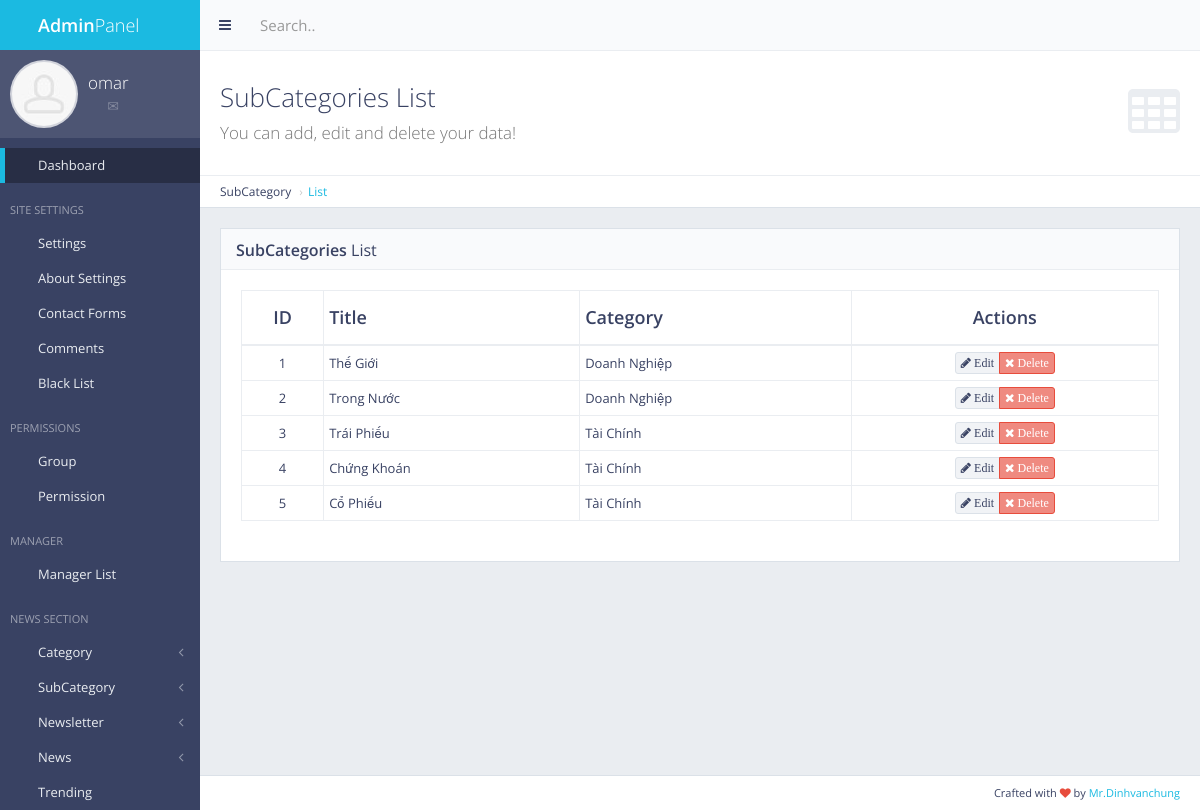
The page /panel/subcategory/list/ (signed in) on the database its author committed.
### subcat/models.py (models this page shows, shortened)
class SubCat(models.Model):
    name = models.CharField(max_length=255)
    catname = models.CharField(max_length=255)  # main category name
    catid = models.IntegerField()

### subcat/views.py (the view)
# urls.py: url(r'^panel/subcategory/list/$', views.subcat_list, name='subcat_list'),   ## Admin Panel Subcategory List
def subcat_list(request):
    if not request.user.is_authenticated:
        return redirect('mylogin')
    subcat = SubCat.objects.all()
    return render(request, 'back/subcat_list.html', {'subcat':subcat})

### main/templatetags/extra_auth.py (called while the page is built)
@register.filter(name='has_group')
def has_group(user, group_name):
    return user.groups.filter(name=group_name).exists()

### main/templates/back/subcat_list.html (shortened to what this page needs)
{% extends 'back/master.html' %}
{% load static %}
{% block mainblock %}
<div class="content-header">
    <div class="header-section">
        <h1>
            <i class="fa fa-table"></i>SubCategories List<br><small>You can add, edit and delete your data!</small>
        </h1>
    </div>
</div>
<ul class="breadcrumb breadcrumb-top">
    <li>SubCategory</li>
    <li><a href="/panel/subcategory/list/">List</a></li>
</ul>
<div class="block full">
    <div class="block-title">
        <h2><strong>SubCategories</strong> List</h2>
    </div>
    <div class="table-responsive">
        <table id="example-datatable" class="table table-vcenter table-condensed table-bordered">
            <thead>
                <tr>
                    <th class="text-center">ID</th>
                    <th>Title</th>
                    <th>Category</th>
                    <th class="text-center">Actions</th>
                </tr>
            </thead>
            <tbody>
                {% for cc in subcat %}
                <tr>
                    <td class="text-center">{{ cc.pk }}</td>
                    <td>{{ cc.name }}</td>
                    <td>{{ cc.catname }}</td>
                    <td class="text-center">
                        <div class="btn-group">
                            <a href="javascript:void(0)" data-toggle="tooltip" title="Edit" class="btn btn-xs btn-default"><i class="fa fa-pencil"> Edit</i></a>
                            <a href="{% url 'news_delete' pk=cc.pk %}" data-toggle="tooltip" title="Delete" class="btn btn-xs btn-danger"><i class="fa fa-times"> Delete</i></a>
                        </div>
                    </td>
                </tr>
                {% endfor %}
            </tbody>
        </table>
    </div>
</div>
{% endblock %}

### main/templates/back/master.html (shortened to what this page needs)
{% load static %}
{% load extra_auth %}
{% if user.is_authenticated %}
<!DOCTYPE html>
 <html class="no-js" lang="en">
    <head>
        <link rel="stylesheet" href="{% static 'back/css/bootstrap.min.css' %}">
        <link rel="stylesheet" href="{% static 'back/css/plugins.css' %}">
        <link rel="stylesheet" href="{% static 'back/css/main.css' %}">
        <link rel="stylesheet" href="{% static 'back/css/themes.css' %}">
    </head>
    <body>
        <div id="page-wrapper">
            <div id="page-container" class="sidebar-partial sidebar-visible-lg sidebar-no-animations">
                <div id="sidebar">
                    <div id="sidebar-scroll">
                        <div class="sidebar-content">
                            <a href="/panel" class="sidebar-brand">
                                <i class="gi gi-flash"></i><span class="sidebar-nav-mini-hide"><strong>Admin</strong>Panel</span>
                            </a>
                            <div class="sidebar-section sidebar-user clearfix sidebar-nav-mini-hide">
                                <div class="sidebar-user-avatar">
                                    <a href="page_ready_user_profile.html">
                                        <img src="{% static 'back/img/placeholders/avatars/avatar2.jpg' %}" alt="avatar">
                                    </a>
                                </div>
                                <div class="sidebar-user-name">{{ request.user }}</div>
                                <div class="sidebar-user-links">
                                    <a href="page_ready_user_profile.html" data-toggle="tooltip" data-placement="bottom" title="Profile"><i class="gi gi-user"></i></a>
                                    <a href="page_ready_inbox.html" data-toggle="tooltip" data-placement="bottom" title="Messages"><i class="gi gi-envelope"></i></a>
                                    <a href="/panel/change/pass/" class="enable-tooltip" data-placement="bottom" title="Settings" ><i class="gi gi-cogwheel"></i></a>
                                    <a href="/logout" data-toggle="tooltip" data-placement="bottom" title="Logout"><i class="gi gi-exit"></i></a>
                                </div>
                            </div>
                        <ul class="sidebar-nav">
                            {% if perms.main.master_user %}
                            <li>
                                <a href="/panel" class=" active"><i class="gi gi-stopwatch sidebar-nav-icon"></i><span class="sidebar-nav-mini-hide">Dashboard</span></a>
                            </li>
                            {% endif %}
                {% if request.user|has_group:"masteruser" %}
                            <li class="sidebar-header">
                                <span class="sidebar-header-options clearfix"><a href="javascript:void(0)" data-toggle="tooltip" title="Quick Settings"><i class="gi gi-settings"></i></a></span>
                                <span class="sidebar-header-title">Site Settings</span>
                            </li>
                                <li>
                                    <a href="/panel/setting/" class=""><i class="gi gi-show_big_thumbnails sidebar-nav-icon"></i><span class="sidebar-nav-mini-hide">Settings</span></a>
                                </li>
                                <li>
                                    <a href="/panel/about/setting/" class=""><i class="gi gi-show_big_thumbnails sidebar-nav-icon"></i><span class="sidebar-nav-mini-hide">About Settings</span></a>
                                </li>
                                <li>
                                    <a href="/panel/contactform/" class=""><i class="gi gi-show_big_thumbnails sidebar-nav-icon"></i><span class="sidebar-nav-mini-hide">Contact Forms</span></a>
                                </li>
                            <li>
                                <a href="/comments/list/" class=""><i class="gi gi-show_big_thumbnails sidebar-nav-icon"></i><span class="sidebar-nav-mini-hide">Comments</span></a>
                            </li>
                        <li>
                            <a href="/blacklist/" class=""><i class="gi gi-show_big_thumbnails sidebar-nav-icon"></i><span class="sidebar-nav-mini-hide">Black List</span></a>
                        </li>
                <li class="sidebar-header">
                    <span class="sidebar-header-options clearfix"><a href="javascript:void(0)" data-toggle="tooltip" title="Quick Settings"><i class="gi gi-settings"></i></a></span>
                    <span class="sidebar-header-title">Permissions</span>
                </li>
                    <li>
                        <a href="/panel/manager/group/" class=""><i class="gi gi-show_big_thumbnails sidebar-nav-icon"></i><span class="sidebar-nav-mini-hide">Group</span></a>
                    </li>
                    <li>
                        <a href="/panel/manager/perms/" class=""><i class="gi gi-show_big_thumbnails sidebar-nav-icon"></i><span class="sidebar-nav-mini-hide">Permission</span></a>
                    </li>
                    <li class="sidebar-header">
                        <span class="sidebar-header-options clearfix"><a href="javascript:void(0)" data-toggle="tooltip" title="Quick Settings"><i class="gi gi-settings"></i></a></span>
                        <span class="sidebar-header-title">Manager</span>
                    </li>
                        <li>
                            <a href="/panel/manager/list/" class=""><i class="gi gi-show_big_thumbnails sidebar-nav-icon"></i><span class="sidebar-nav-mini-hide">Manager List</span></a>
                        </li>
                {% endif %}
                        <li class="sidebar-header">
                            <span class="sidebar-header-options clearfix"><a href="javascript:void(0)" data-toggle="tooltip" title="Quick Settings"><i class="gi gi-settings"></i></a></span>
                            <span class="sidebar-header-title">News Section</span>
                        </li>
                {% if request.user|has_group:"masteruser" %}
                        <li>
                            <a href="#" class="sidebar-nav-menu"><i class="fa fa-angle-left sidebar-nav-indicator sidebar-nav-mini-hide"></i><i class="gi gi-show_big_thumbnails sidebar-nav-icon"></i><span class="sidebar-nav-mini-hide">Category</span></a>
                        </li>
                        <li>
                            <a href="#" class="sidebar-nav-menu"><i class="fa fa-angle-left sidebar-nav-indicator sidebar-nav-mini-hide"></i><i class="gi gi-show_big_thumbnails sidebar-nav-icon"></i><span class="sidebar-nav-mini-hide">SubCategory</span></a>
                        </li>
                    <li>
                        <a href="#" class="sidebar-nav-menu"><i class="fa fa-angle-left sidebar-nav-indicator sidebar-nav-mini-hide"></i><i class="gi gi-show_big_thumbnails sidebar-nav-icon"></i><span class="sidebar-nav-mini-hide">Newsletter</span></a>
                    </li>
                {% endif %}
                                <li>
                                    <a href="#" class="sidebar-nav-menu"><i class="fa fa-angle-left sidebar-nav-indicator sidebar-nav-mini-hide"></i><i class="gi gi-show_big_thumbnails sidebar-nav-icon"></i><span class="sidebar-nav-mini-hide">News</span></a>
                                </li>
                {% if request.user|has_group:"masteruser" %}
                            <li>
                                <a href="/panel/trending/" class=""><i class="gi gi-show_big_thumbnails sidebar-nav-icon"></i><span class="sidebar-nav-mini-hide">Trending</span></a>
                            </li>
                {% endif %}
                            </ul>
                        </div>
                    </div>
                </div>
                <div id="main-container">
                    <header class="navbar navbar-default">
                        <ul class="nav navbar-nav-custom">
                            <li>
                                <a href="javascript:void(0)" onclick="App.sidebar('toggle-sidebar');this.blur();">
                                    <i class="fa fa-bars fa-fw"></i>
                                </a>
                            </li>
                        </ul>
                        <form action="page_ready_search_results.html" method="post" class="navbar-form-custom">
                            <div class="form-group">
                                <input type="text" id="top-search" name="top-search" class="form-control" placeholder="Search..">
                            </div>
                        </form>
                    </header>
                    <div id="page-content">
                    {% block mainblock %}
                    {% endblock %}
                    </div>
                    <footer class="clearfix">
                        <div class="pull-right">
                            Crafted with <i class="fa fa-heart text-danger"></i> by <a href="#" target="_blank">Mr.Dinhvanchung </a>
                        </div>
                    </footer>
                </div>
            </div>
        </div>
    </body>
</html>
{% else %}
Please Login
{% endif %}

### rows shown on the page
SubCat: pk "1", name "Thế Giới", catname "Doanh Nghiệp"
SubCat: pk "2", name "Trong Nước", catname "Doanh Nghiệp"
SubCat: pk "3", name "Trái Phiếu", catname "Tài Chính"
SubCat: pk "4", name "Chứng Khoán", catname "Tài Chính"
SubCat: pk "5", name "Cổ Phiếu", catname "Tài Chính"

### other values the page prints
{{ request.user }} "omar"
